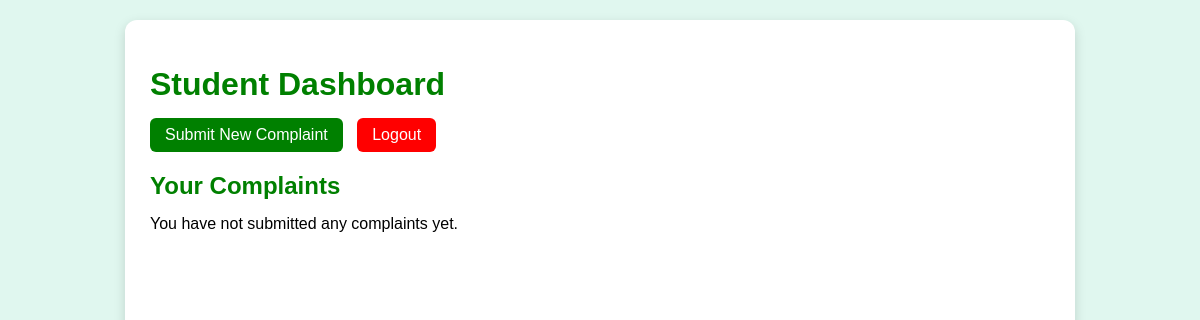
The app's page /student-dashboard/ (signed in), older data.
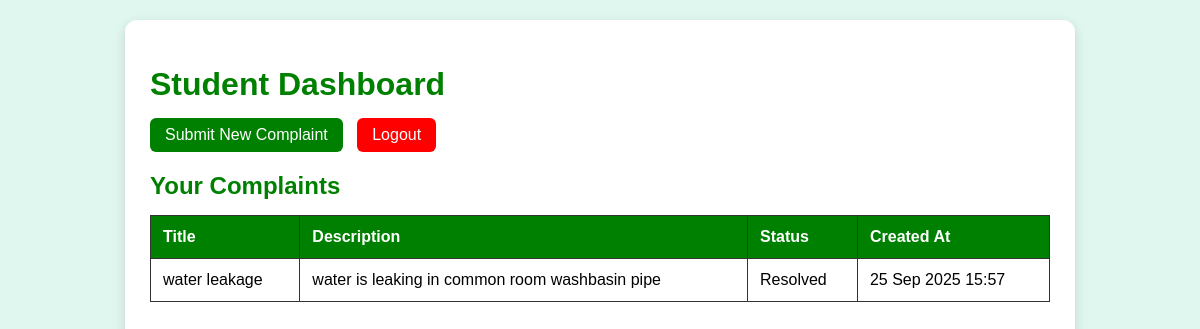
The same page, newer data.
### fixitnow/models.py (models this page shows, shortened)
class Complaint(models.Model):
    STATUS_CHOICES = [
        ('Pending', 'Pending'),
        ('Assigned', 'Assigned'),
        ('Resolved', 'Resolved'),
    ]
    CATEGORY_CHOICES = [
        ('Plumbing', 'Plumbing'),
        ('Electrical', 'Electrical'),
        ('Cleaning', 'Cleaning'),
        ('Other', 'Other'),
    ]
    user = models.ForeignKey(CustomUser, on_delete=models.CASCADE, related_name='student_complaints',
                             limit_choices_to={'role': 'student'})
    title = models.CharField(max_length=100)
    description = models.TextField()
    category = models.CharField(max_length=50, choices=CATEGORY_CHOICES, blank=True)
    status = models.CharField(max_length=20, choices=STATUS_CHOICES, default='Pending')
    assigned_worker = models.ForeignKey(
        CustomUser,
        on_delete=models.SET_NULL,
        null=True,
        blank=True,
        related_name='assigned_complaints',
        limit_choices_to={'role': 'worker'}
    )
    image = models.ImageField(upload_to='complaint_images/', blank=True, null=True)
    created_at = models.DateTimeField(auto_now_add=True)

### fixitnow/views.py (the view)
# urls.py: path("student-dashboard/", views.student_dashboard, name="student_dashboard"),
@login_required(login_url="login")
def student_dashboard(request):
    if request.user.role != 'student':
        return HttpResponseForbidden("You are not authorized to view this page.")
    complaints = request.user.student_complaints.all().order_by("-created_at")
    return render(request, "student_dashboard.html", {"complaints": complaints})

### templates/student_dashboard.html (shortened to what this page needs)
{% load static %}
<!DOCTYPE html>
<html lang="en">
<head>
</head>
<body>
  <div class="dashboard">
    <h1>Student Dashboard</h1>
    <a href="{% url 'submit_complaint' %}" class="btn">Submit New Complaint</a>
    <a href="{% url 'logout' %}" class="btn btn-logout">Logout</a>
    <h2>Your Complaints</h2>
    {% if complaints %}
      <table>
        <thead>
          <tr>
            <th>Title</th>
            <th>Description</th>
            <th>Status</th>
            <th>Created At</th>
          </tr>
        </thead>
        <tbody>
          {% for complaint in complaints %}
          <tr>
            <td>{{ complaint.title }}</td>
            <td>{{ complaint.description }}</td>
            <td>{{ complaint.status }}</td>
            <td>{{ complaint.created_at|date:"d M Y H:i" }}</td>
          </tr>
          {% endfor %}
        </tbody>
      </table>
    {% else %}
      <p>You have not submitted any complaints yet.</p>
    {% endif %}
  </div>
</body>
</html>

Row changes from the older to the newer data that the page shows:
added Complaint: title "water leakage", description "water is leaking in common room washbasin pipe", status "Resolved", created_at "25 Sep 2025 15:57"
Text that changed along with them:
text no longer shown: "You have not submitted any complaints yet."
text now shown: "Title Description Status Created At"
